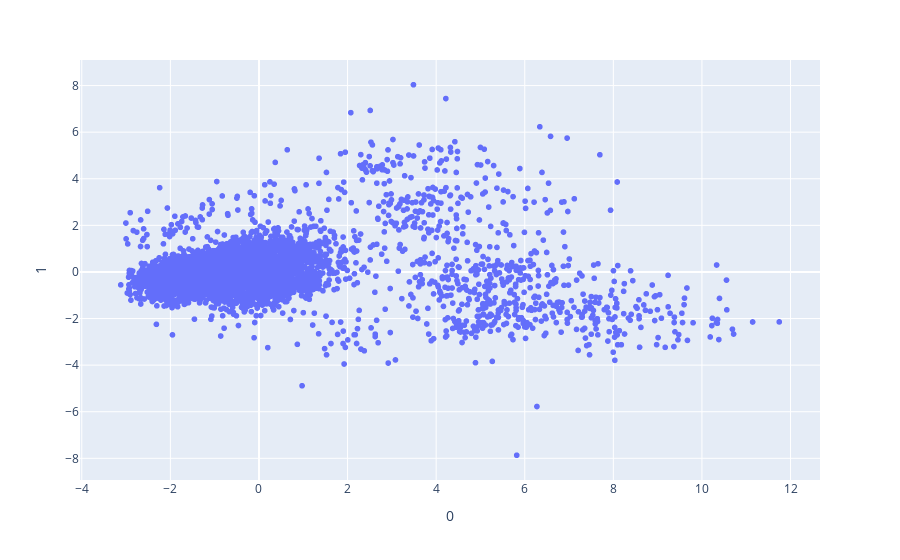
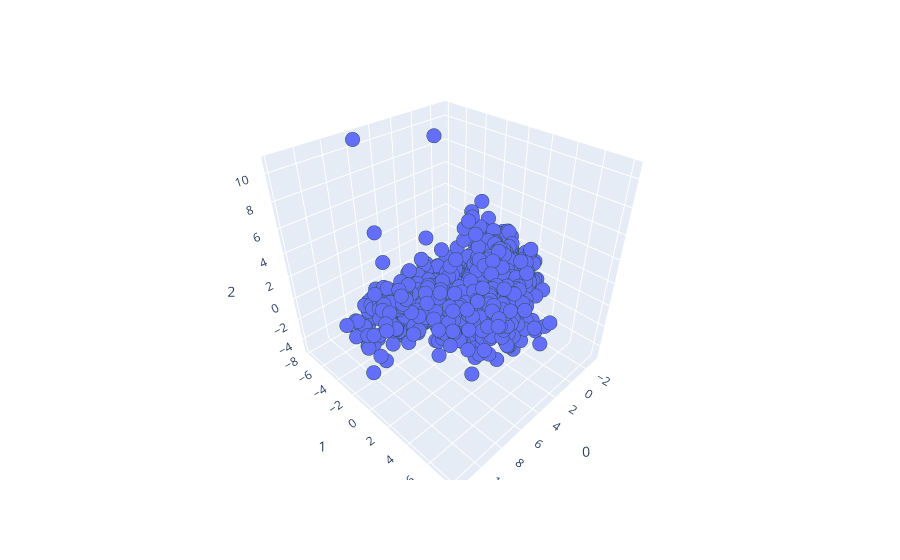

The notebook cell these images were saved under, in order:
### Code cell
import plotly.express as px
num_data = data_test[num_cols].copy()
num_data = num_data.fillna(num_data.median())
num_data = scaler.fit_transform(num_data)

# labels = y_train.astype(str).values
pca = PCA(random_state=0)
num_data_pca = pd.DataFrame(pca.fit_transform(num_data))

fig = px.scatter(num_data_pca,x=0, y=1,color=None)


fig.update_traces(marker=dict(size=6,
                              ))
fig.show()


fig =px.scatter_3d(num_data_pca, x=0, y=1, z=2,
              color=None)
fig.update_traces(marker=dict(size=5,
                              line=dict(width=2,
                                        color='DarkSlateGrey')),
                  selector=dict(mode='markers'))
fig.show()

### Figure 1 — Plotly figure (JSON) as saved in the notebook; plotly's stock layout.template omitted (floating-point values rounded to 4 significant figures; data arrays with more than 128 entries replaced by an {"elided": "..."} marker saying what was removed)
{"data": [{"hovertemplate": "0=%{x}<br>1=%{y}<extra></extra>", "legendgroup": "", "marker": {"color": "#636efa", "size": 6, "symbol": "circle"}, "mode": "markers", "name": "", "showlegend": false, "type": "scattergl", "x": {"elided": "6000 float values"}, "xaxis": "x", "y": {"elided": "6000 float values"}, "yaxis": "y"}], "layout": {"legend": {"tracegroupgap": 0}, "margin": {"t": 60}, "xaxis": {"anchor": "y", "domain": [0, 1], "title": {"text": "0"}}, "yaxis": {"anchor": "x", "domain": [0, 1], "title": {"text": "1"}}}}

### Figure 2 — Plotly figure (JSON) as saved in the notebook; plotly's stock layout.template omitted (floating-point values rounded to 4 significant figures; data arrays with more than 128 entries replaced by an {"elided": "..."} marker saying what was removed)
{"data": [{"hovertemplate": "0=%{x}<br>1=%{y}<br>2=%{z}<extra></extra>", "legendgroup": "", "marker": {"color": "#636efa", "line": {"color": "DarkSlateGrey", "width": 2}, "size": 5, "symbol": "circle"}, "mode": "markers", "name": "", "scene": "scene", "showlegend": false, "type": "scatter3d", "x": {"elided": "6000 float values"}, "y": {"elided": "6000 float values"}, "z": {"elided": "6000 float values"}}], "layout": {"legend": {"tracegroupgap": 0}, "margin": {"t": 60}, "scene": {"domain": {"x": [0, 1], "y": [0, 1]}, "xaxis": {"title": {"text": "0"}}, "yaxis": {"title": {"text": "1"}}, "zaxis": {"title": {"text": "2"}}}}}
